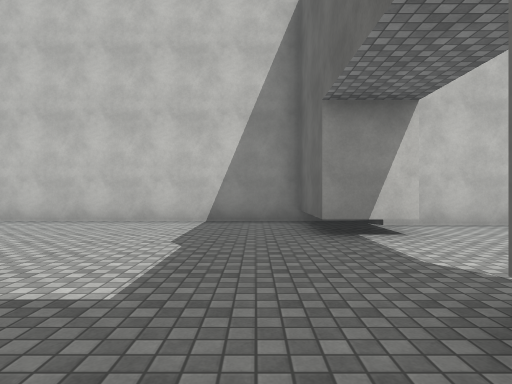
View 1 (above)

16 first-person views from a walk through a Unity game level. The camera is 1.3 m above the floor, looks level and sees 75° across. The floor is counted in squares, 2 m on a side. Each view is taken from the middle of a square. On the plan, view 1 faces up. The plan holds only what a view shows up to about 10 squares ahead; the rest is blank. The place goes on beyond the plan. Surface patterns are stand-ins for the level's own textures.

View 2
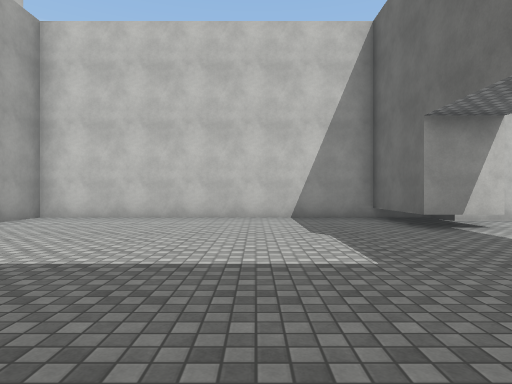

View 3
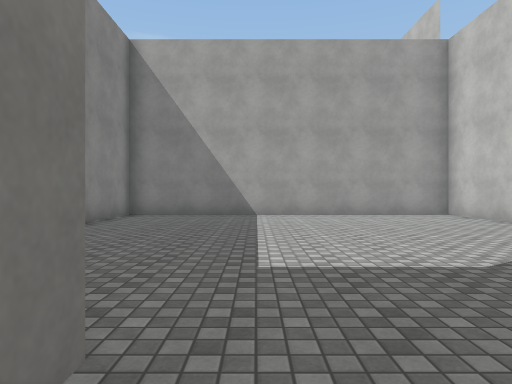

View 4
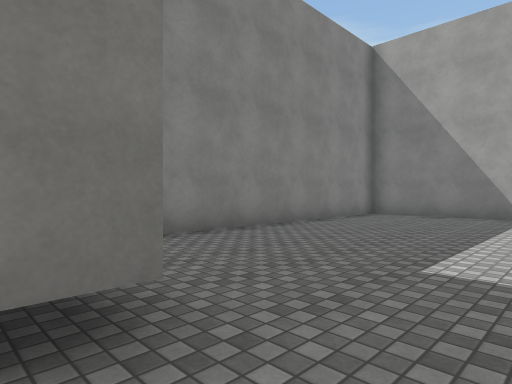

View 5
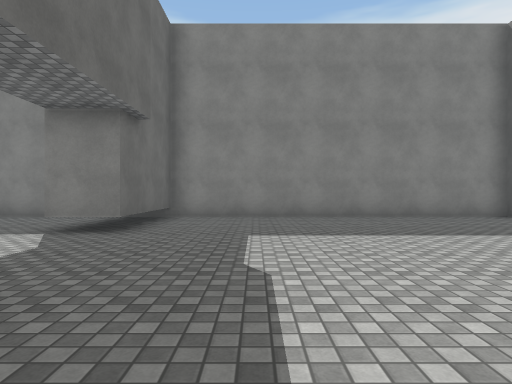

View 6
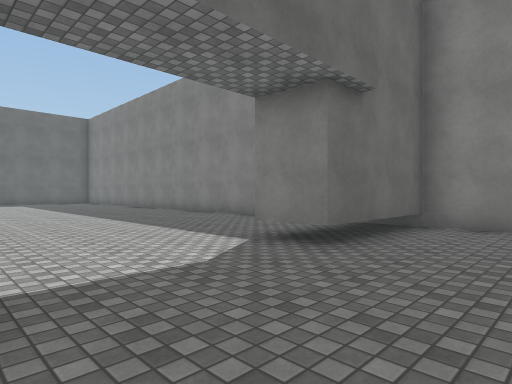

View 7
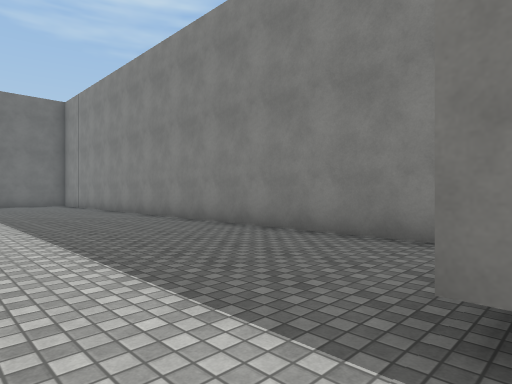

View 8
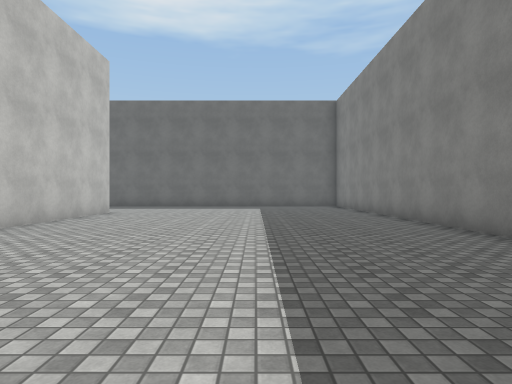

View 9
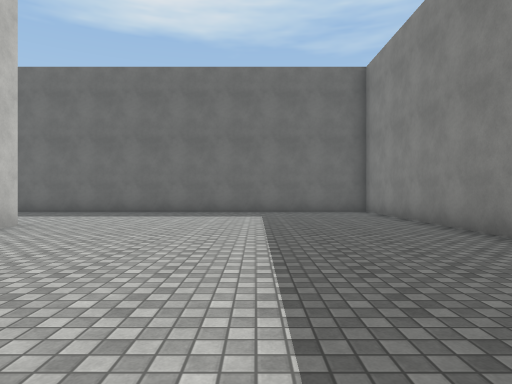

View 10
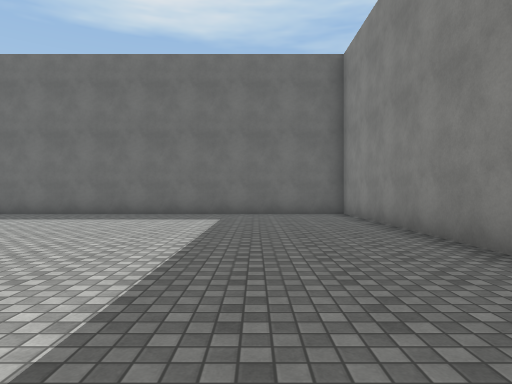

View 11
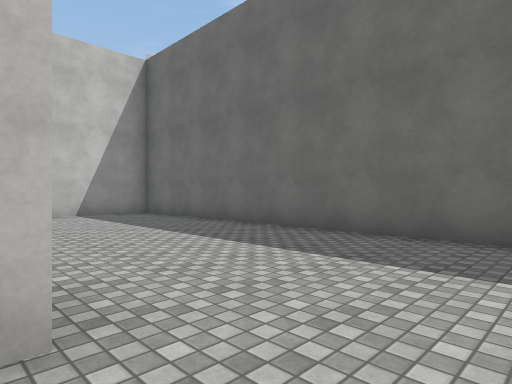

View 12
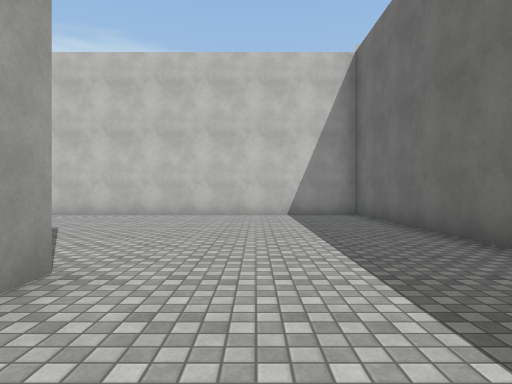

View 13
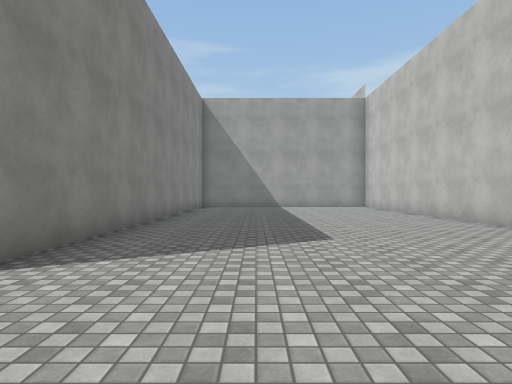

View 14
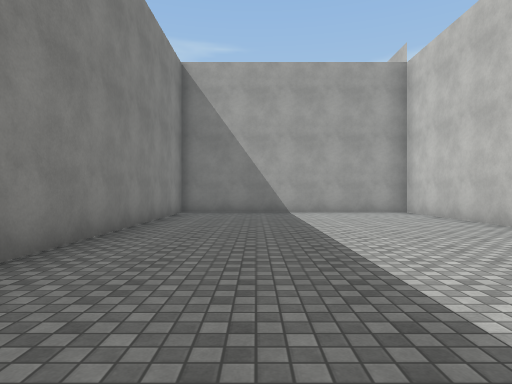

View 15
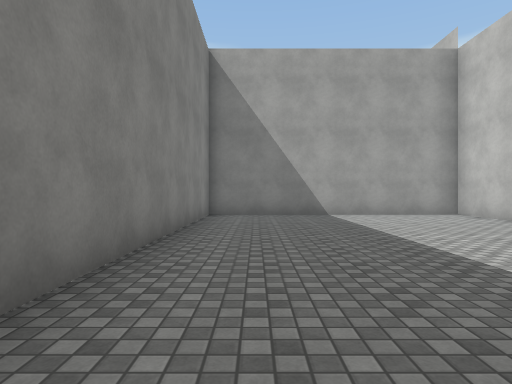

View 16
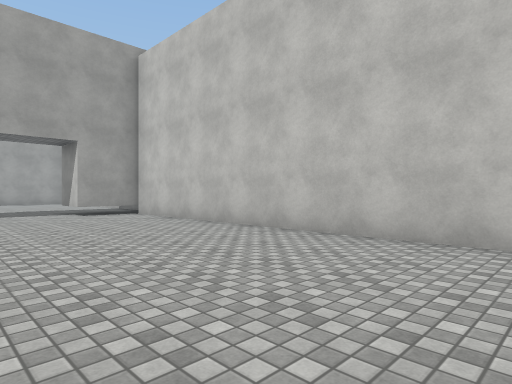

### Floor plan
Points are (right, up) in squares from view 1. A wall is a line through its corners. A room is listed if a view was taken in it or the views show most of it. See-through windows are left out.
Room 1 (views 1, 2, 3, 4, 5, 6, 7)
walls: (2.5, 4.9) (1, 4.9) (1, 7.5) (-7.5, 7.5) (-7.5, -1.6) (2.1, -1.6); (1.2, -1.6) (1.2, 1.6) (2.5, 1.6)
ways out: opening at (2, 3) to room 2
Room 2 (views 8, 9, 10, 11, 12, 13, 14, 15, 16)
walls: (14.4, 6.6) (2.5, 6.6) (2.5, 4.9); (14.4, 7.8) (14.4, 7); (3.4, -1.6) (18.9, -1.6) (18.9, 14.8) (2.5, 14.8) (2.5, 7.7) (14, 7.7)
ways out: opening at (2, 3) to room 1

Positions as (right, up) in squares from view 1, and headings:
1: (0, 0), facing up
2: (-2, -1), facing up
3: (2, 2), facing left
4: (2, 3), facing down-left
5: (-1, 7), facing down
6: (-1, 5), facing down-right
7: (2, 3), facing down-right
8: (4, 2), facing right
9: (8, 2), facing right
10: (9, 1), facing right
11: (14, 5), facing up-right
12: (16, 5), facing up
13: (17, 10), facing left
14: (13, 10), facing left
15: (12, 9), facing left
16: (12, 2), facing up-left
